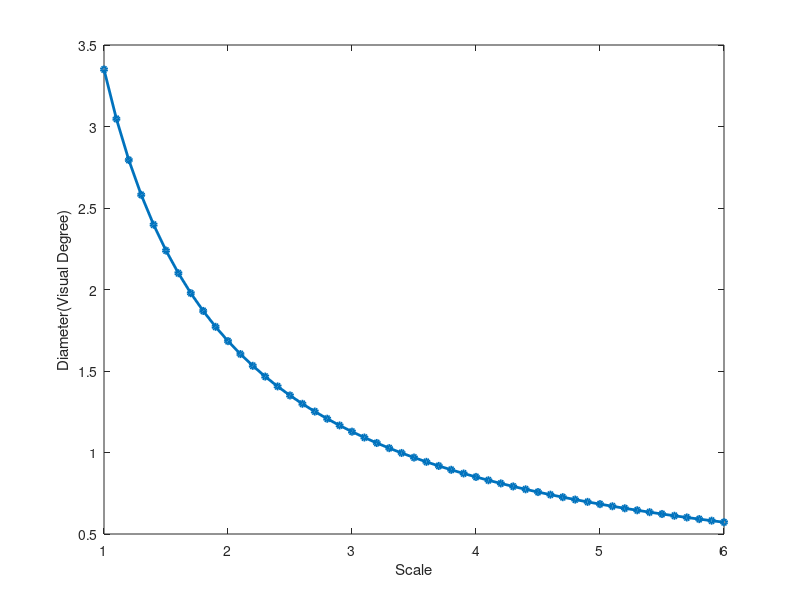
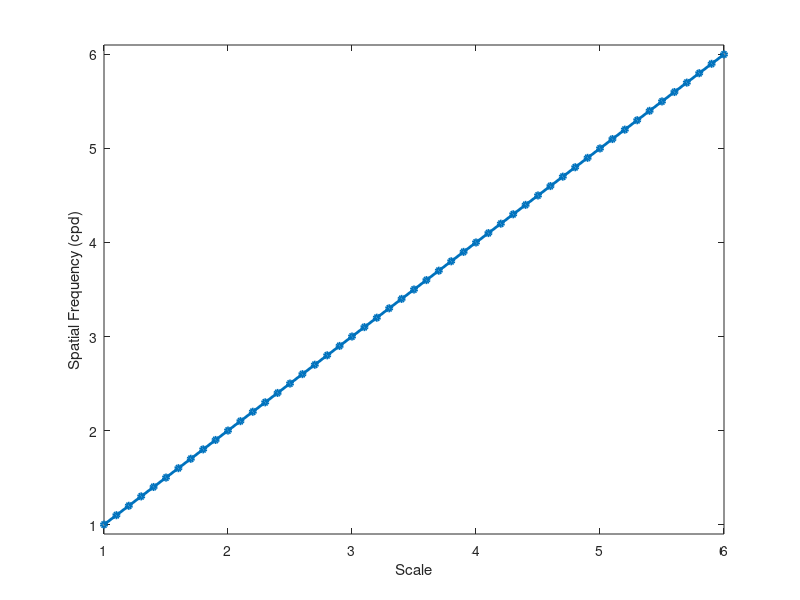

These figures' MATLAB source, in order:
%% main parameters

settng.nImage=60000; % change the number

settng.radR = 100; 

settng.filename ='OriScale_UNC'; % different name

rng(2,"twister");settng.RNG = rng; 

%% raisedcosinetargets function options

settng.orientationSpace=0:1:359; % dense levels
settng.scaleSpace=1:0.1:6; % dense levels


settng.freq=1/60;

settng.pxPerDeg=60;
figure
plot(settng.scaleSpace,(((settng.radR./settng.scaleSpace)*2)+1)/settng.pxPerDeg,'o-','LineWidth',2,'MarkerSize',4)
xlabel('Scale');ylabel('Diameter(Visual Degree)');ylim([0.5 3.5]);
figure;
plot(settng.scaleSpace,1./((1/settng.freq)./settng.scaleSpace)*settng.pxPerDeg,'o-','LineWidth',2,'MarkerSize',4)
xlabel('Scale');ylabel('Spatial Frequency (cpd)');ylim([0.9 6.1])
